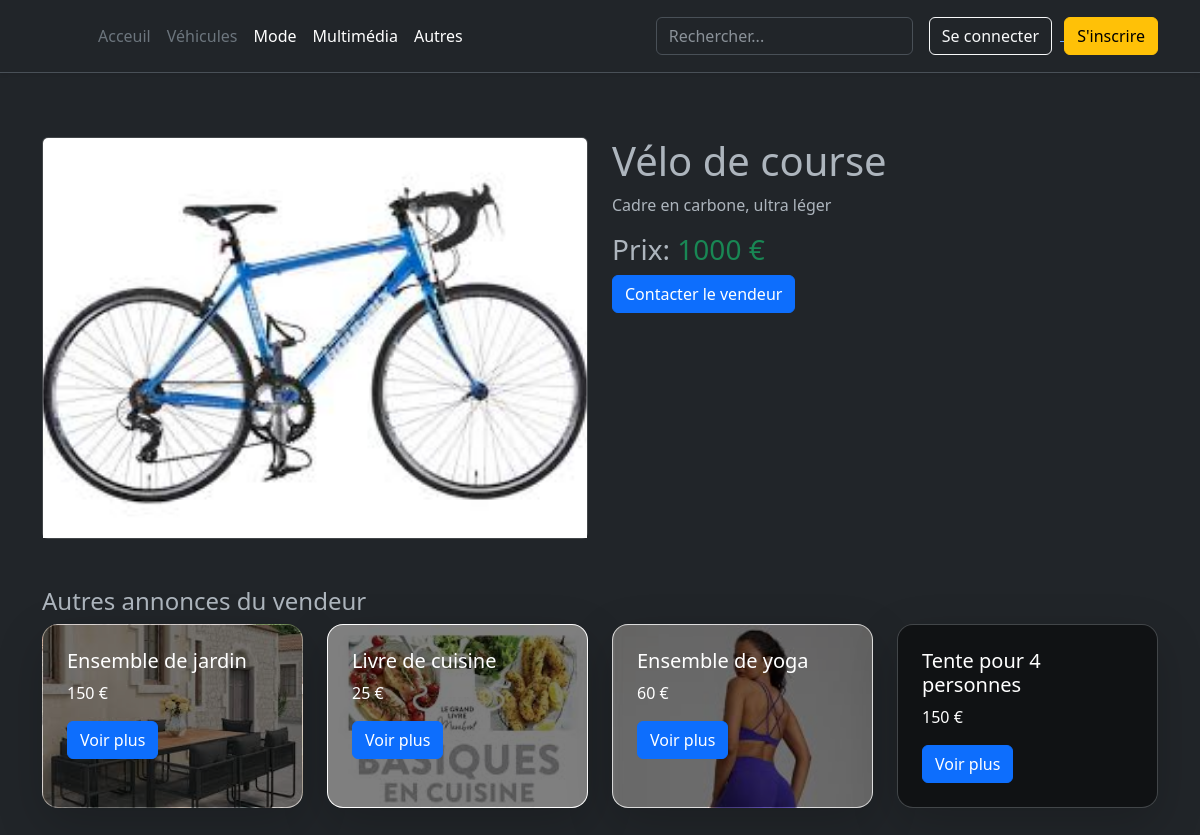
Page /detailProduit.php?idp=61 on the committed database.
### tables this page shows
CREATE TABLE IF NOT EXISTS `product` (
  `idp` int NOT NULL AUTO_INCREMENT,
  `idu` int NOT NULL,
  `name` varchar(1000) NOT NULL,
  `description` varchar(1000) NOT NULL,
  `price` mediumtext NOT NULL,
  `ids` int NOT NULL,
  `Image` varchar(1000) NOT NULL,
  `idc` int DEFAULT NULL,
  PRIMARY KEY (`idp`),
  KEY `idu` (`idu`),
  KEY `ids` (`ids`),
  KEY `idc` (`idc`)
);

### detailProduit.php (the view, shortened to what this page needs)
<?php
require 'htmlbasics.php';
require 'connexion.php';
if (isset($_GET['idp'])) {
    $idp = mysqli_real_escape_string($connexion, $_GET['idp']);
    $query = "SELECT * FROM product WHERE idp = '$idp' LIMIT 1";
    $result = mysqli_query($connexion, $query);
    if ($result && mysqli_num_rows($result) > 0) {
        $produit = mysqli_fetch_assoc($result);
        $userId = $produit['idu'];
    } else {
        echo "Produit non trouvé.";
        exit;
    }
    $otherProductsQuery = "SELECT * FROM product WHERE idu = '$userId' AND idp != '$idp'";
    $otherProductsResult = mysqli_query($connexion, $otherProductsQuery);
    $otherProducts = mysqli_fetch_all($otherProductsResult, MYSQLI_ASSOC);
} else {
    echo "Aucun identifiant de produit fourni.";
    exit;
}
?>
<!DOCTYPE html>
<html lang="fr">
<head>
</head>
<body data-bs-theme="dark">
    <?php
    if (isset($_SESSION['user_name']) && !empty($_SESSION['user_name'])) {
        include 'scripts/headerc.php';
    } else {
        include 'scripts/headernc.php';
    }
    ?>
    <div class="container py-5">
    <div class="row">
        <div class="col-md-6">
            <div class="card">
                <img src="<?php echo htmlspecialchars($produit['Image']); ?>" class="card-img-top" alt="<?php echo htmlspecialchars($produit['name']); ?>" style="height: 400px; object-fit: cover;">
            </div>
        </div>
        <div class="col-md-6">
            <h1><?php echo htmlspecialchars($produit['name']); ?></h1>
            <p><?php echo nl2br(htmlspecialchars($produit['description'])); ?></p>
            <h3>Prix: <span class="text-success"><?php echo htmlspecialchars($produit['price']); ?> €</span></h3>
            <?php if (isset($produit['idu'])): ?>
                <a href="startChat.php?receiver_id=<?php echo htmlspecialchars($produit['idu']); ?>&product_id=<?php echo htmlspecialchars($produit['idp']); ?>" class="btn btn-primary">Contacter le vendeur</a>
            <?php endif; ?>
        </div>
    </div>
    <h4 class="mt-5">Autres annonces du vendeur</h4>
    <div class="row">
        <?php foreach ($otherProducts as $product) : ?>
            <div class="col-md-3 mb-3">
                <div class="card h-100 overflow-hidden text-bg-dark rounded-4 shadow-lg" style="background-image: url('<?php echo htmlspecialchars($product['Image']); ?>'); background-size: cover;">
                    <div class="overlay" style="background: rgba(0, 0, 0, 0.5); position: absolute; top: 0; bottom: 0; left: 0; right: 0;"></div>
                    <div class="card-body position-relative p-4">
                        <h5 class="card-title text-white"><?php echo htmlspecialchars($product['name']); ?></h5>
                        <p class="card-text text-white"><?php echo htmlspecialchars($product['price']); ?> €</p>
                        <a href="detailProduit.php?idp=<?php echo htmlspecialchars($product['idp']); ?>" class="btn btn-primary">Voir plus</a>
                    </div>
                </div>
            </div>
        <?php endforeach; ?>
    </div>
</div>
</body>
</html>

### htmlbasics.php (style rules this page uses)
.card-body { flex-grow: 1; }

### rows in the picture
product: Image (picture), name "Vélo de course", description "Cadre en carbone, ultra léger", price "1000"
product: Image (picture), name "Ensemble de jardin", price "150"
product: Image (picture), name "Livre de cuisine", price "25"
product: Image (picture), name "Ensemble de yoga", price "60"
product: name "Tente pour 4 personnes", price "150"
